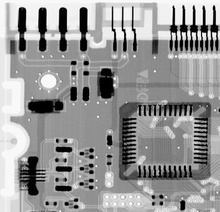
%> input picture Codes for Exercise 4/2.tif, 220 x 212 px, shrunk from 464 x 448 before the run
$ octave 5.3.m   (GNU Octave 9; MATLAB toolbox functions it lacks are replaced by stand-ins)
%> lines starting %> are read from the running program, lines starting %| are printed output that depends on the picture
%%in barnamei baraye ALPHA-TRIMMED FILTER ast,BARAYE
%EJRAYE BARNAME HAME BARNAME RA ENTEKHAB KARDE(Ctrl+A & Ctrl+C)VA DAR Command
%Window MATLAB PASTE KONID.
clc;
close all;
clear all;
Img_in=imread('2.tif');
%> Img_in is the input picture: size 212x220 uint8; min 0, max 255, mean 151
figure,imshow(Img_in);title('tasvire vorudi');
Img_in=imnoise(Img_in,'salt & pepper');
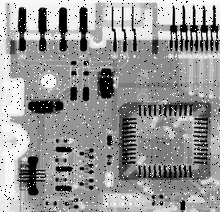
%> Img_in: size 212x220 uint8; min 0, max 255, mean 149.7
Img_in=imnoise(Img_in,'gaussian');
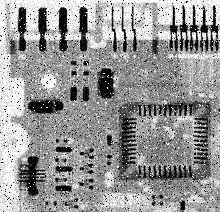
%> Img_in: size 212x220 uint8; min 0, max 255, mean 149.4
Img_in=im2double(Img_in);
%> Img_in: size 212x220 double
%Mask
SIZE=2;
% alpha_trimmed
d=6;
figure,imshow(Img_in);title('tasvire vorudi ba noise salt&pepper va gaussian');
[M N]=size(Img_in);
%> M = 212; N = 220
t=[];
h=0;
b=[];

for i=1:M;
    for j=1:N;
        for m=-SIZE:SIZE;
            for n=-SIZE:SIZE;
                if (i+m>0 && i+m<M && j+n>0 && j+n<N &&SIZE+m>0 && SIZE+m<M && SIZE+n>0 && SIZE+n<N)      % To keep indices in limit

                    t=[t Img_in(i+m,j+n)];

                end
            end
        end

        t=sort(t);
        L=length(t);
        for k=((d/2)-1):(L-(d/2))
            b=[b t(k)];
        end
        b=sum(b);
        Img_out(i,j)=(b) / (15-d);

        b=[];
        t=[];

    end
end
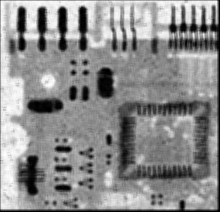
%> Img_out: size 212x220 double; min 0, max 1.32, mean 0.726; drawn with min black and max white

figure,imshow(Img_out);title(['tasvire khoruji Alpha-trimmed mean filter ba d=' num2str(d)]);
%> after `imshow(Img_out)`:
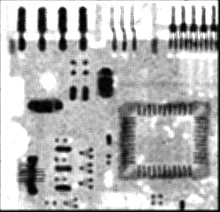
%> displayed picture: size 212x220, on the screen's scale of 0 to 255; min 0, max 255, mean 177.6
